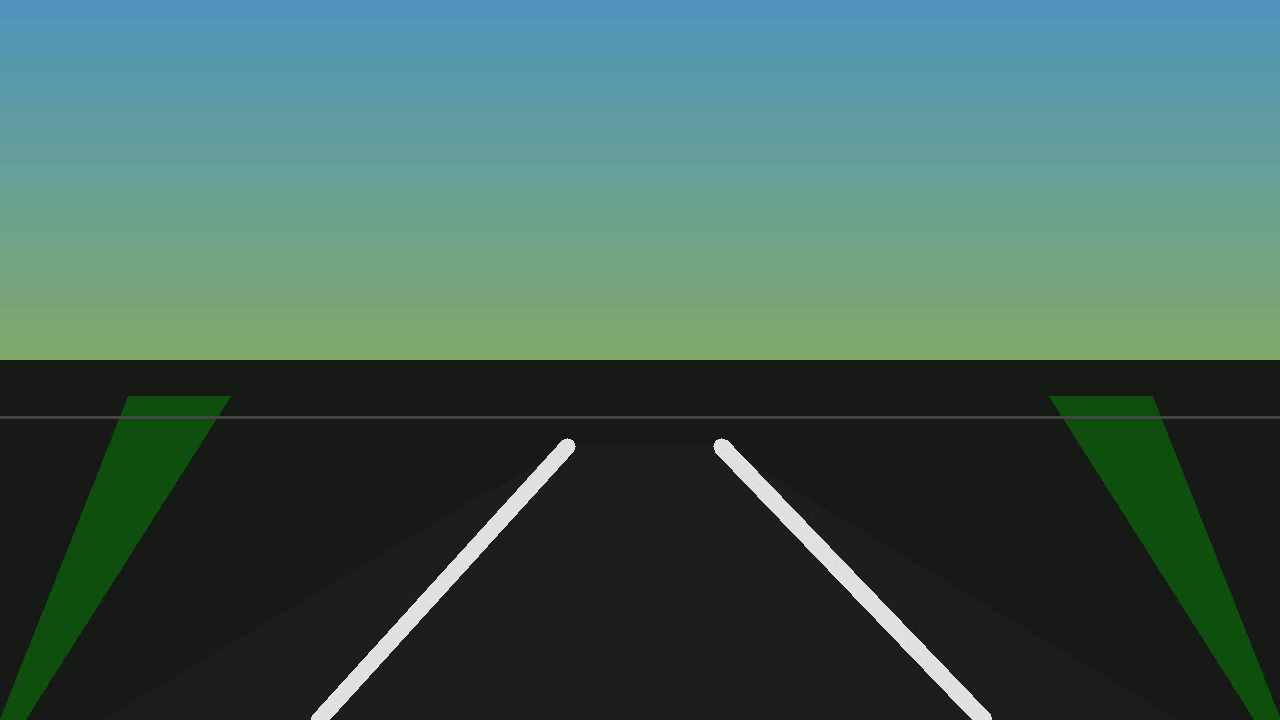
#> input picture frame 9 of data/sample_lane_video.mp4, 1280 x 720 px, given in place of sample.avi, which was not available
$ python prepare_phase7_demo_assets.py
#> lines starting #> are read from the running program, lines starting #| are printed output that depends on the picture; after the words box and inside, x2 and y2 are one past the last pixel; in counts of white or black regions, pixels touching at a corner belong together; pictures that were not available may be replaced by others from this repository, and a replacement may not be noted
#> in build_phase7_assets, warmup_frame is the input picture: shape (720, 1280, 3); mean B, G, R 88.4, 98.3, 66.5
#> (the call stopped at in get_cuda_status, `if not cuda.is_available():`: numba is not available in this run)
#> (the call stopped at in __init__, `self.d_frame = cuda.device_array(frame_shape, dtype=np.uint8)`: numba is not available in this run)
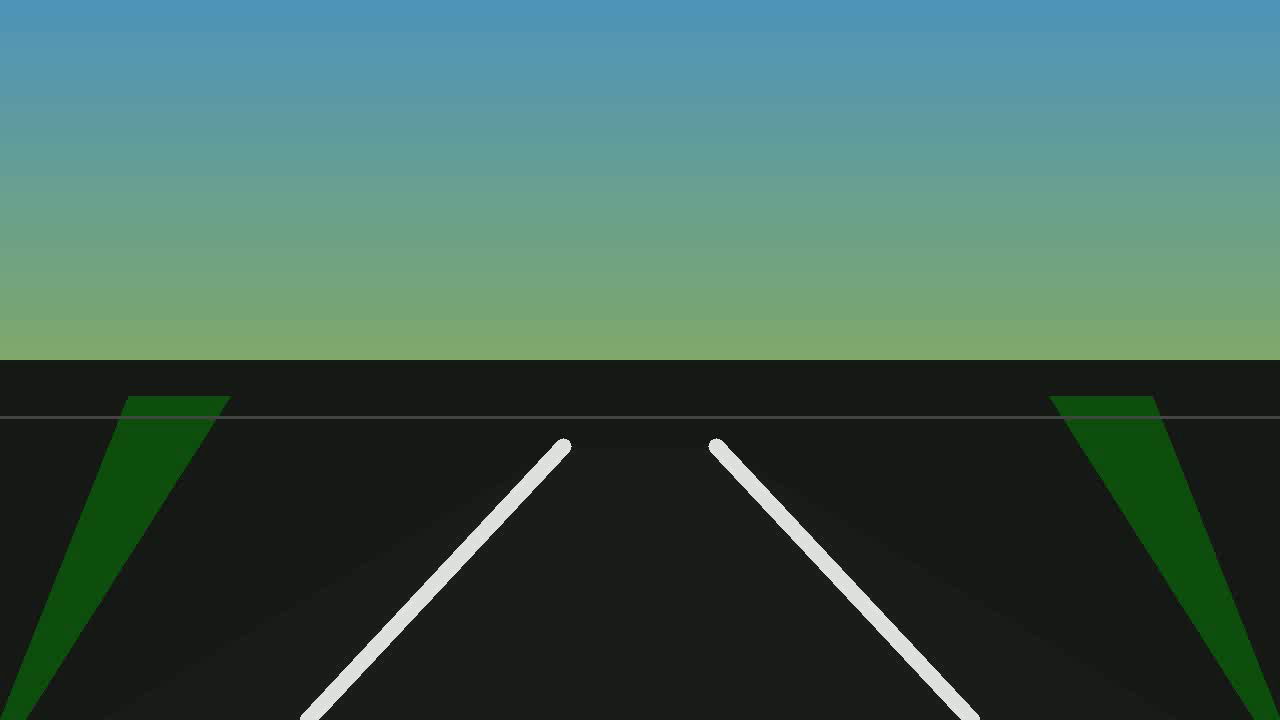
#> input picture frame 0 of data/sample_lane_video.mp4, 1280 x 720 px, given in place of sample.avi, which was not available
#> in build_phase7_assets, frame is the input picture: shape (720, 1280, 3); mean B, G, R 86.9, 96.8, 64.9
### src/cuda_image_processing/lane_detection.py
from __future__ import annotations

from dataclasses import dataclass
from time import perf_counter_ns

import cv2
import numpy as np


@dataclass
class LaneDetectionResult:
    grayscale: np.ndarray
    blurred: np.ndarray
    edges: np.ndarray
    roi_edges: np.ndarray
    line_segments: np.ndarray | None
    lanes: list[tuple[int, int, int, int]]
    line_overlay: np.ndarray
    output: np.ndarray
    timings_ms: dict[str, float]


def _elapsed_ms(start_ns: int) -> float:
    return (perf_counter_ns() - start_ns) / 1_000_000.0


def to_grayscale(frame: np.ndarray) -> np.ndarray:
    return cv2.cvtColor(frame, cv2.COLOR_BGR2GRAY)
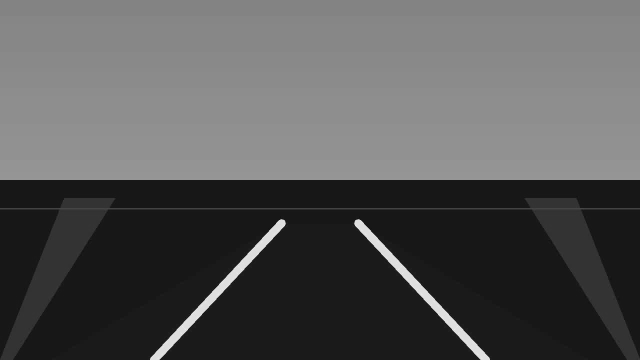
#> returned value: shape (720, 1280) (shown at 1/2 size); min 3, max 249, mean 86.1


def apply_blur(image: np.ndarray, kernel_size: int = 5) -> np.ndarray:
#> called with kernel_size = 5
    return cv2.GaussianBlur(image, (kernel_size, kernel_size), 0)


def detect_edges(image: np.ndarray, low_threshold: int = 50, high_threshold: int = 150) -> np.ndarray:
#> called with low_threshold = 50, high_threshold = 150
    return cv2.Canny(image, low_threshold, high_threshold)
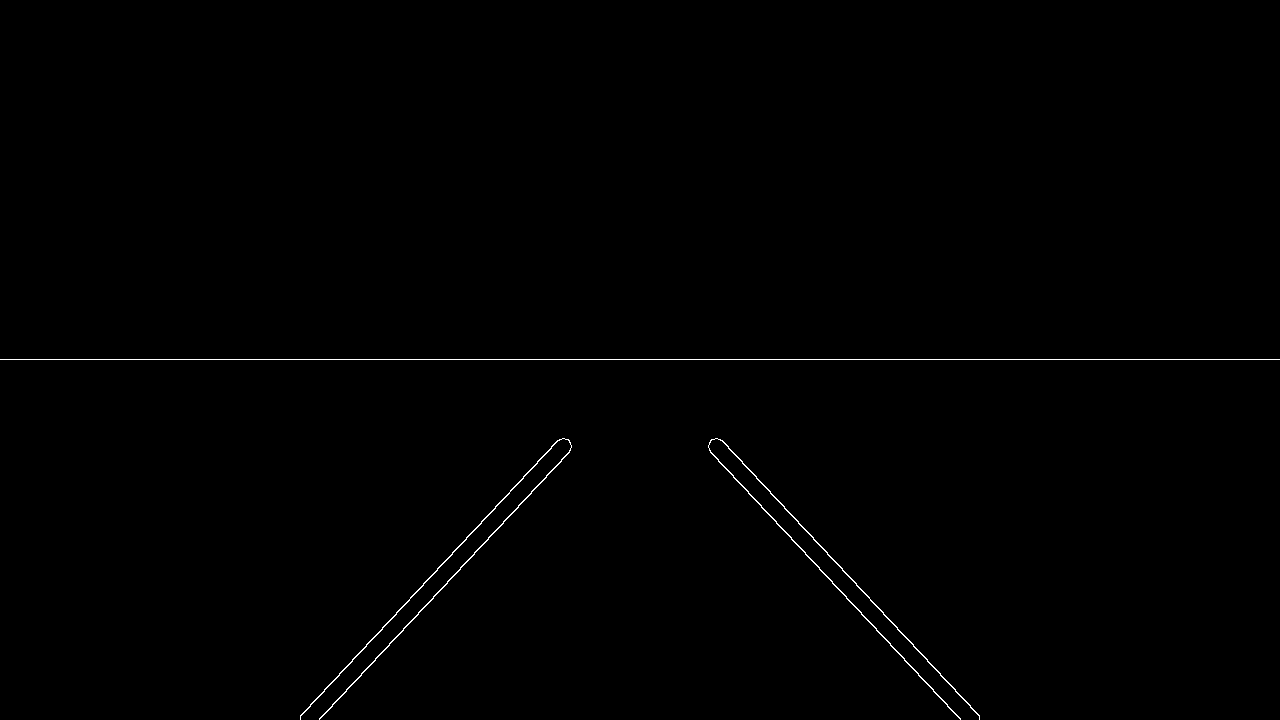
#> returned value: shape (720, 1280); 0.37% white in thin lines or dots, all inside (x1, y1, x2, y2) = (0, 359, 1280, 720)


def apply_roi_mask(image: np.ndarray) -> np.ndarray:
    height, width = image.shape[:2]
    polygon = np.array(
        [
            [
                (int(width * 0.08), height),
                (int(width * 0.43), int(height * 0.60)),
                (int(width * 0.57), int(height * 0.60)),
                (int(width * 0.92), height),
            ]
        ],
        dtype=np.int32,
    )

    mask = np.zeros_like(image)
    fill_value = 255 if image.ndim == 2 else (255,) * image.shape[2]
    cv2.fillPoly(mask, polygon, fill_value)
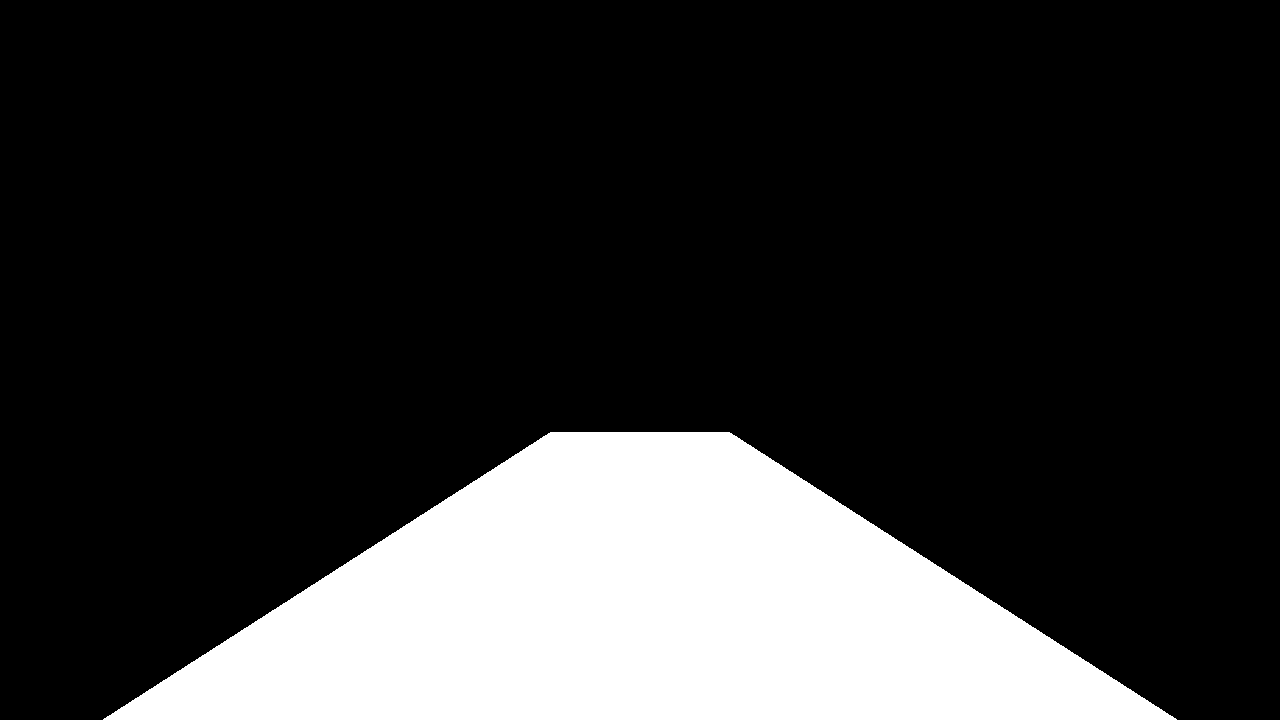
#> mask: shape (720, 1280); 19.6% white; 1 white region, box (x1, y1, x2, y2) and area: (103, 432, 1177, 720) 180736
    return cv2.bitwise_and(image, mask)
#> returned value: shape (720, 1280); 0.23% white in thin lines or dots, all inside (x1, y1, x2, y2) = (300, 438, 980, 720)


def detect_line_segments(masked_edges: np.ndarray) -> np.ndarray | None:
    height, width = masked_edges.shape[:2]
    min_length = max(int(width * 0.08), 40)
    max_gap = max(int(width * 0.02), 20)
    return cv2.HoughLinesP(
        masked_edges,
        1,
        np.pi / 180,
        threshold=40,
        minLineLength=min_length,
        maxLineGap=max_gap,
    )


def _weighted_average_line(points: list[tuple[float, float, float]]) -> tuple[float, float] | None:
    if not points:
        return None
    total_weight = sum(weight for _, _, weight in points)
    slope = sum(slope * weight for slope, _, weight in points) / total_weight
    intercept = sum(intercept * weight for _, intercept, weight in points) / total_weight
    return slope, intercept


def _make_line_points(
    slope: float,
    intercept: float,
    width: int,
    height: int,
    y_bottom: int,
    y_top: int,
) -> tuple[int, int, int, int] | None:
    if abs(slope) < 1e-6:
        return None

    x_bottom = int((y_bottom - intercept) / slope)
    x_top = int((y_top - intercept) / slope)

    x_bottom = int(np.clip(x_bottom, 0, width - 1))
    x_top = int(np.clip(x_top, 0, width - 1))
    return x_bottom, y_bottom, x_top, y_top


def average_lane_lines(frame: np.ndarray, line_segments: np.ndarray | None) -> list[tuple[int, int, int, int]]:
    if line_segments is None:
        return []

    height, width = frame.shape[:2]
    left_fits: list[tuple[float, float, float]] = []
    right_fits: list[tuple[float, float, float]] = []

    for segment in line_segments:
        x1, y1, x2, y2 = segment[0]
        if x1 == x2:
            continue

        slope = (y2 - y1) / (x2 - x1)
        if abs(slope) < 0.45 or abs(slope) > 3.5:
            continue

        intercept = y1 - slope * x1
        length = float(np.hypot(x2 - x1, y2 - y1))
        if slope < 0:
            left_fits.append((slope, intercept, length))
        else:
            right_fits.append((slope, intercept, length))

    lanes: list[tuple[int, int, int, int]] = []
    y_bottom = height - 1
    y_top = int(height * 0.62)

    for fit in (_weighted_average_line(left_fits), _weighted_average_line(right_fits)):
        if fit is None:
            continue
        line = _make_line_points(fit[0], fit[1], width, height, y_bottom, y_top)
        if line is not None:
            lanes.append(line)

    return lanes


def draw_lane_lines(frame: np.ndarray, lanes: list[tuple[int, int, int, int]]) -> np.ndarray:
    overlay = np.zeros_like(frame)
    for x1, y1, x2, y2 in lanes:
        cv2.line(overlay, (x1, y1), (x2, y2), (0, 255, 0), 12)
    return overlay


# [86 lines left out: function detect_color_lane_lines, not called in this run]


def run_lane_detection(frame: np.ndarray) -> LaneDetectionResult:
    timings_ms: dict[str, float] = {}
    total_start = perf_counter_ns()

    stage_start = perf_counter_ns()
    grayscale = to_grayscale(frame)
    timings_ms["grayscale"] = _elapsed_ms(stage_start)

    stage_start = perf_counter_ns()
    blurred = apply_blur(grayscale)
    timings_ms["blur"] = _elapsed_ms(stage_start)

    stage_start = perf_counter_ns()
    edges = detect_edges(blurred)
    timings_ms["edges"] = _elapsed_ms(stage_start)

    stage_start = perf_counter_ns()
    roi_edges = apply_roi_mask(edges)
    timings_ms["roi"] = _elapsed_ms(stage_start)
#> (the rest of the program and of its run is left out)
